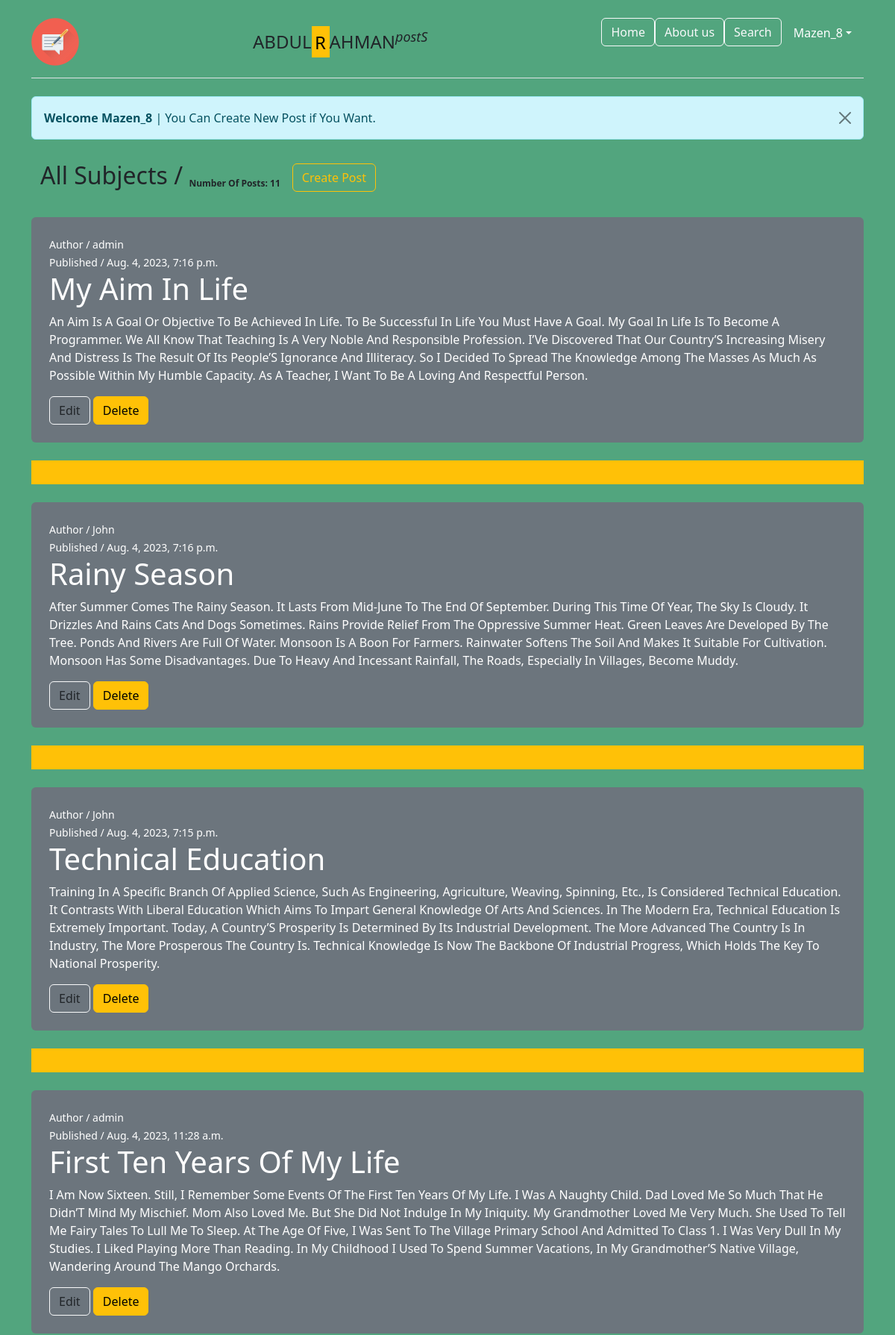
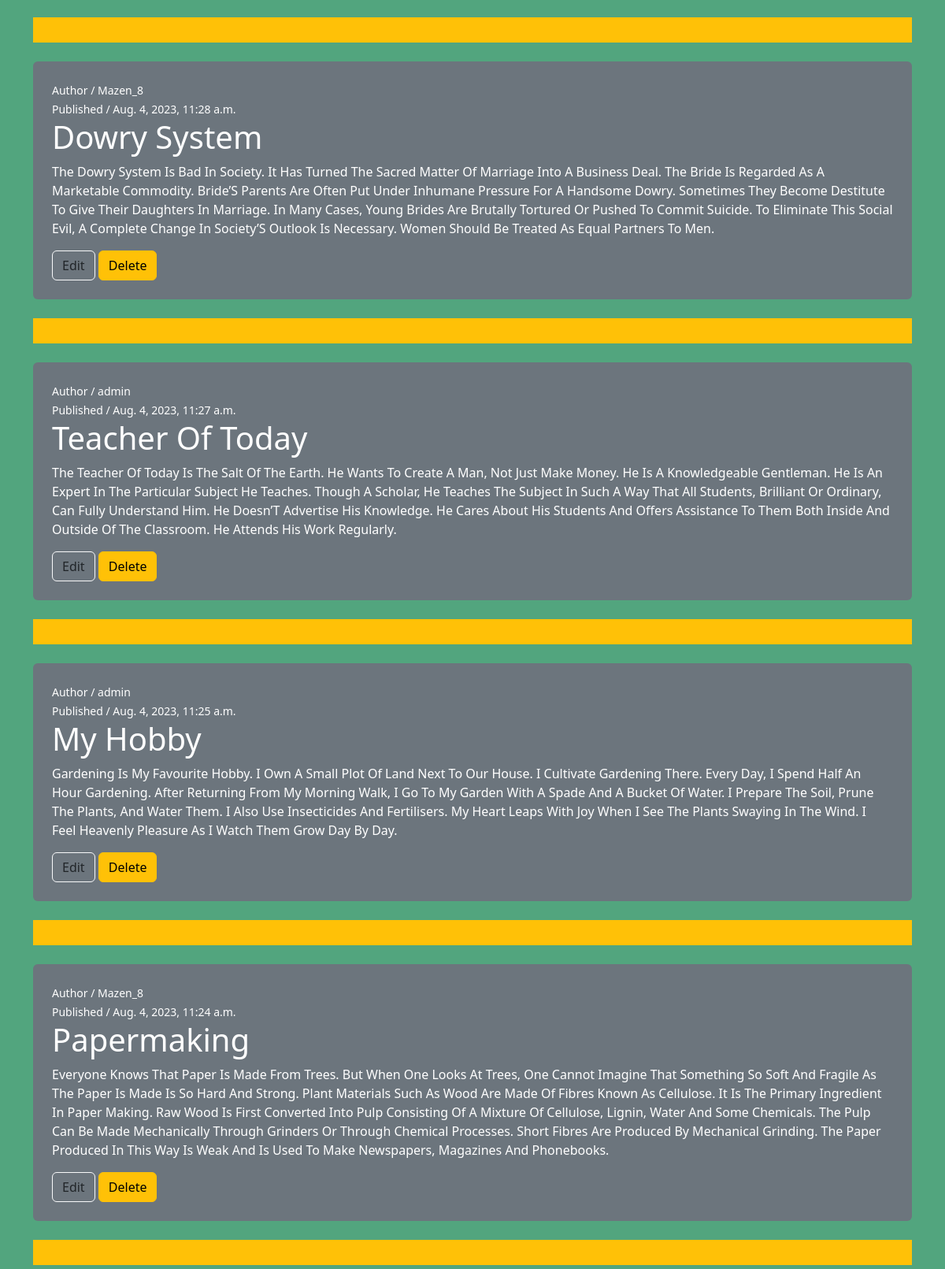
Screenshot of / (signed in, upper part) with the database file from the repository (2 pictures, top to bottom).
### blog_app/models.py (models this page shows, shortened)
class Post(models.Model):
    title = models.CharField(max_length=120, null=True)
    content = models.TextField()
    published_at = models.DateTimeField(default=timezone.now)
    author = models.ForeignKey(User, on_delete=models.CASCADE)
    class Meta:
        ordering = ['-published_at']

### blog_app/views.py (the view)
# urls.py: 2. Add a URL to urlpatterns:  path('', views.home, name='home')
def home(request):
    posts = Post.objects.all()
    countPost = Post.objects.all().count()
    content = {
        'posts': posts,
        'count': countPost,
    }
    return render(request, 'blog/home.html', content)

### templates/blog/home.html (shortened to what this page needs)
{% extends 'base.html' %}
{% load static %}
{% block content %}
<body class="bg-success p-2" style="--bs-bg-opacity: .75;">
    <div class="container mt-3">
      {% if request.user.is_authenticated %}
          <div class="alert alert-info alert-dismissible fade show" role="alert">
            <strong>Welcome {{ request.user.username|title }}</strong> | You Can Create New Post if You Want.
            <button type="button" class="btn-close" data-bs-dismiss="alert" aria-label="Close"></button>
          </div>
      {% endif %}
        <nav class="navbar navbar-expand-sm" >
            <div class="container-fluid">
              <ul class="navbar-nav">
                <li class="nav-item ">
                    <span class="fs-2">All Subjects /  </span><sub><b>Number Of Posts: {{count}}</b></sub>
                </li>
                <li class="nav-item">
                  <a class="nav-link" href="#"></a>
                </li>
                {% if request.user.is_authenticated %}
                <li class="nav-item pt-2">
                    <a  href="{% url 'post-create' %}" type="button"  class="btn btn-outline-warning">Create Post</a>
                </li>
                {% endif %}
              </ul>
            </div>
          </nav>
          {% for post in posts %}
              <div class="mt-4 p-4 bg-secondary text-white rounded">
                <small>Author / {{post.author}}</small><br>
                <small>Published / {{post.published_at}}</small>
                <h1>{{post.title|title}}</h1>
                <p>{{ post.content|title}}</p>
                {% if request.user.is_authenticated %}
                <a href="{% url 'post-edit' post.id %}" type="button" class="btn btn-outline-light text-dark">Edit</a>
                <a href="{% url 'post-delete' post.id%}" type="button" class="btn btn-warning">Delete</a>
                {% endif %}
              </div>
              <div class="pt-4">
              <header class="d-flex flex-wrap bg-warning justify-content-center py-3 mb-4" ></header>
              </div>
        {% endfor %}
      {% endblock %}

### templates/parts/navbar.html (shortened to what this page needs)
{% load static %}
<!DOCTYPE html>
<html lang="en">
<head>
    <link href="{% static '/css/bootstrap.css' %}" rel="stylesheet">
</head>
<body class="bg-success p-2" style="--bs-bg-opacity: .75;">
    <main>
        <div class="container">
            <header class="d-flex flex-wrap justify-content-center py-3 mb-4 border-bottom">
                <a href="{% url 'home' %}" class="d-flex align-items-center mb-3 mb-md-0 me-md-auto text-dark text-decoration-none">
                  <img src="{% static '/imags/blog_.png'%}" alt="">
                </a>
                <a href="{% url 'home' %}" class="d-flex align-items-center mb-3 mb-md-0 me-md-auto text-dark text-decoration-none">
                    <span class="fs-4">ABDUL<mark class="bg-warning">R</mark>AHMAN<i><sup>postS</sup></i></span>
                  </a>
                <ul class="nav nav-pills">
                  <li class="nav-item"><a href="/" class="btn btn-outline-light ">Home</a></li>
                  <li class="nav-item"><a href="{% url 'about' %}" class="btn btn-outline-light">About us</a></li>
                  <li class="nav-item"><a href="#" class="btn btn-outline-light">Search</a></li>
                  {% if request.user.is_authenticated %}
                  <a class="nav-link dropdown-toggle text-white" href="#" role="button" data-bs-toggle="dropdown">{{ request.user.username|title }}</a>
                </ul>
                {% endif %}
            </header>
    </main>
</body>
</html>

### rows the page displays
Post: author "admin", published_at "Aug. 4, 2023, 7:16 p.m.", title "My Aim In Life", content "An Aim Is A Goal Or Objective To Be Achieved In Life. To Be Successful In Life You Must Have A Goal. My Goal In Life Is To Become A Programmer. We All Know That Teaching Is A Very Noble And Responsible Profession. I’Ve Discovered That Our Country’S Increasing Misery And Distress Is The Result Of Its People’S Ignorance And Illiteracy. So I Decided To Spread The Knowledge Among The Masses As Much As Possible Within My Humble Capacity. As A Teacher, I Want To Be A Loving And Respectful Person."
Post: author "John", published_at "Aug. 4, 2023, 7:16 p.m.", title "Rainy Season", content "After Summer Comes The Rainy Season. It Lasts From Mid-June To The End Of September. During This Time Of Year, The Sky Is Cloudy. It Drizzles And Rains Cats And Dogs Sometimes. Rains Provide Relief From The Oppressive Summer Heat. Green Leaves Are Developed By The Tree. Ponds And Rivers Are Full Of Water. Monsoon Is A Boon For Farmers. Rainwater Softens The Soil And Makes It Suitable For Cultivation. Monsoon Has Some Disadvantages. Due To Heavy And Incessant Rainfall, The Roads, Especially In Villages, Become Muddy."
Post: author "John", published_at "Aug. 4, 2023, 7:15 p.m.", title "Technical Education", content "Training In A Specific Branch Of Applied Science, Such As Engineering, Agriculture, Weaving, Spinning, Etc., Is Considered Technical Education. It Contrasts With Liberal Education Which Aims To Impart General Knowledge Of Arts And Sciences. In The Modern Era, Technical Education Is Extremely Important. Today, A Country’S Prosperity Is Determined By Its Industrial Development. The More Advanced The Country Is In Industry, The More Prosperous The Country Is. Technical Knowledge Is Now The Backbone Of Industrial Progress, Which Holds The Key To National Prosperity."
Post: author "admin", published_at "Aug. 4, 2023, 11:28 a.m.", title "First Ten Years Of My Life", content "I Am Now Sixteen. Still, I Remember Some Events Of The First Ten Years Of My Life. I Was A Naughty Child. Dad Loved Me So Much That He Didn’T Mind My Mischief. Mom Also Loved Me. But She Did Not Indulge In My Iniquity. My Grandmother Loved Me Very Much. She Used To Tell Me Fairy Tales To Lull Me To Sleep. At The Age Of Five, I Was Sent To The Village Primary School And Admitted To Class 1. I Was Very Dull In My Studies. I Liked Playing More Than Reading. In My Childhood I Used To Spend Summer Vacations, In My Grandmother’S Native Village, Wandering Around The Mango Orchards."
Post: author "Mazen_8", published_at "Aug. 4, 2023, 11:28 a.m.", title "Dowry System", content "The Dowry System Is Bad In Society. It Has Turned The Sacred Matter Of Marriage Into A Business Deal. The Bride Is Regarded As A Marketable Commodity. Bride’S Parents Are Often Put Under Inhumane Pressure For A Handsome Dowry. Sometimes They Become Destitute To Give Their Daughters In Marriage. In Many Cases, Young Brides Are Brutally Tortured Or Pushed To Commit Suicide. To Eliminate This Social Evil, A Complete Change In Society’S Outlook Is Necessary. Women Should Be Treated As Equal Partners To Men."
Post: author "admin", published_at "Aug. 4, 2023, 11:27 a.m.", title "Teacher Of Today", content "The Teacher Of Today Is The Salt Of The Earth. He Wants To Create A Man, Not Just Make Money. He Is A Knowledgeable Gentleman. He Is An Expert In The Particular Subject He Teaches. Though A Scholar, He Teaches The Subject In Such A Way That All Students, Brilliant Or Ordinary, Can Fully Understand Him. He Doesn’T Advertise His Knowledge. He Cares About His Students And Offers Assistance To Them Both Inside And Outside Of The Classroom. He Attends His Work Regularly."
Post: author "admin", published_at "Aug. 4, 2023, 11:25 a.m.", title "My Hobby", content "Gardening Is My Favourite Hobby. I Own A Small Plot Of Land Next To Our House. I Cultivate Gardening There. Every Day, I Spend Half An Hour Gardening. After Returning From My Morning Walk, I Go To My Garden With A Spade And A Bucket Of Water. I Prepare The Soil, Prune The Plants, And Water Them. I Also Use Insecticides And Fertilisers. My Heart Leaps With Joy When I See The Plants Swaying In The Wind. I Feel Heavenly Pleasure As I Watch Them Grow Day By Day."
Post: author "Mazen_8", published_at "Aug. 4, 2023, 11:24 a.m.", title "Papermaking", content "Everyone Knows That Paper Is Made From Trees. But When One Looks At Trees, One Cannot Imagine That Something So Soft And Fragile As The Paper Is Made Is So Hard And Strong. Plant Materials Such As Wood Are Made Of Fibres Known As Cellulose. It Is The Primary Ingredient In Paper Making. Raw Wood Is First Converted Into Pulp Consisting Of A Mixture Of Cellulose, Lignin, Water And Some Chemicals. The Pulp Can Be Made Mechanically Through Grinders Or Through Chemical Processes. Short Fibres Are Produced By Mechanical Grinding. The Paper Produced In This Way Is Weak And Is Used To Make Newspapers, Magazines And Phonebooks."

### other values shown
{{ request.user.username|title }} "Mazen_8"
{{ count }} "11"
